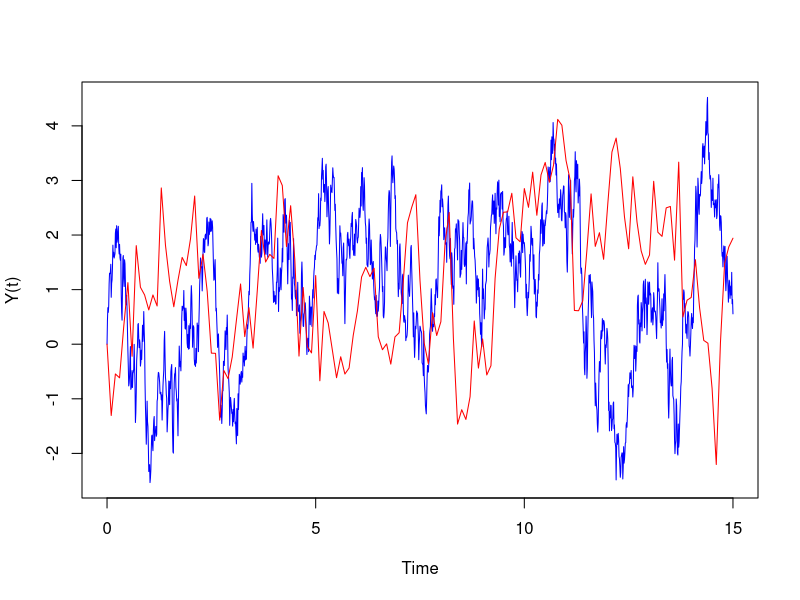
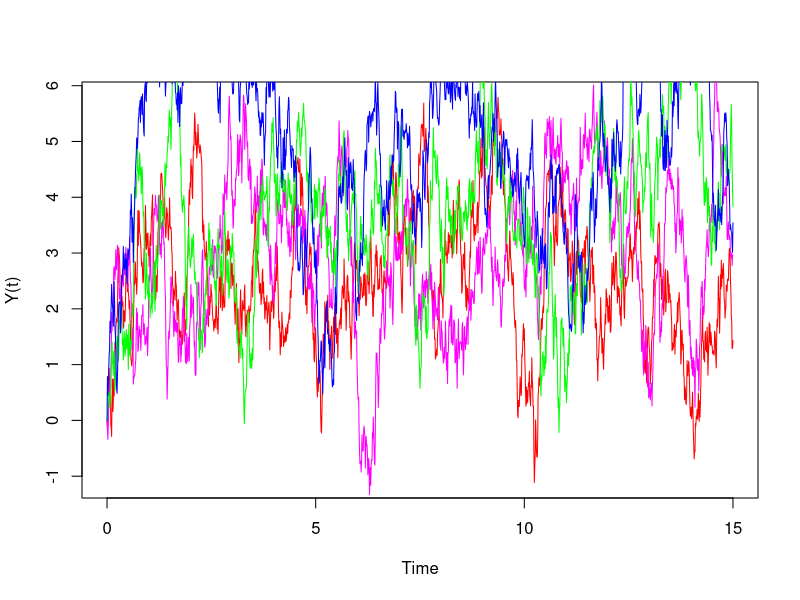
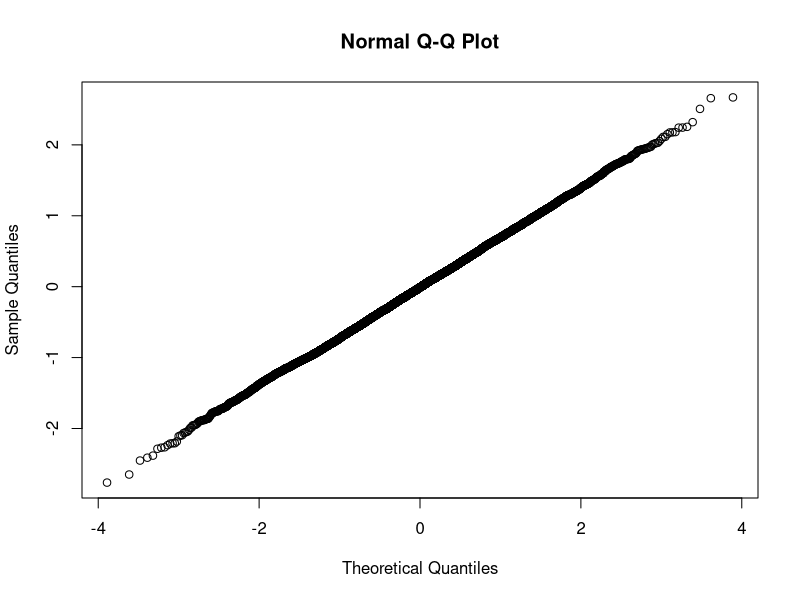
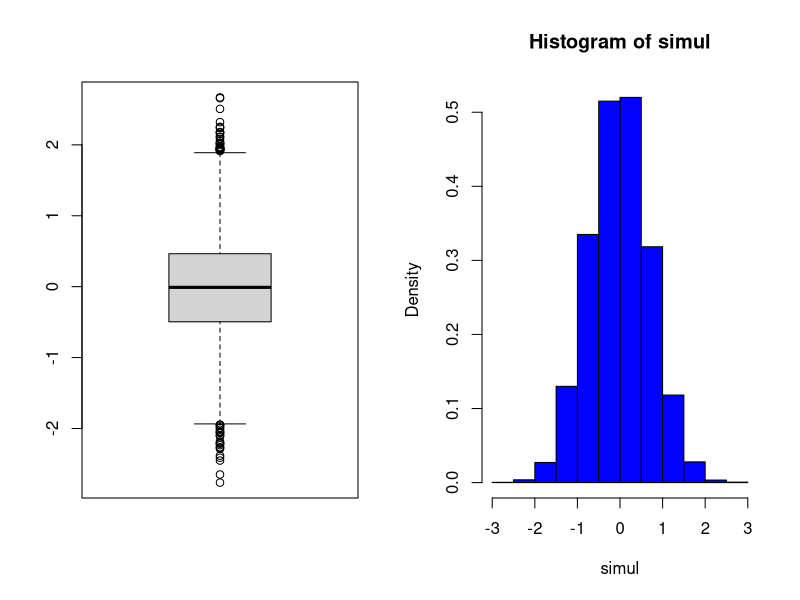
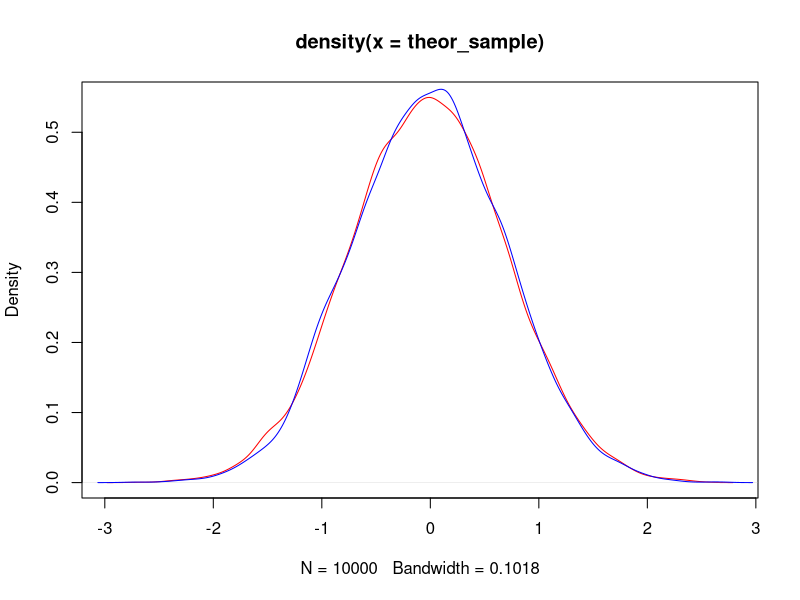

Recreate these plots in R, in order.
## Andrea Scalenghe
## Matteo Morabito


Yvariable <- function(beta, gamma, sigma, h) {
  Y<-vector()
  Y[1]<-0
  Z<-rnorm(T/h+1,mean=0,sd=sqrt(h))
  for(i in 2:(T/h+1)) Y[i]<- Y[i-1]-beta*(Y[i-1]-gamma)*h+sigma*Z[i-1]
  return(Y)
}

T<-15

Y_1<-Yvariable(2,1,3,0.01)
Y_2<-Yvariable(2,1,3,0.1)

plot(seq(0,T,0.01), Y_1, col = "blue", type = "l", xlab = "Time", ylab = "Y(t)")
lines(seq(0,T,0.1), Y_2, col = "red", type = "l")


X<-matrix(nrow = 1501, ncol = 4, byrow = FALSE)
g<-seq(2,5)
for(i in 2:5) {
  X[,i-1]<-Yvariable(2,i,3,0.01)
}

plot(seq(0,T,0.01), X[,1], type = "l", xlab = "Time", ylab = "Y(t)", col = "red")
lines(seq(0,T,0.01), X[,2], col = "magenta")
lines(seq(0,T,0.01), X[,3], col = "green")
lines(seq(0,T,0.01), X[,4], col = "blue")

#We can see that as gamma increases the value of the process also increases


beta<-1
gamma<-0
sigma<-1

#The theory states that Y(5) is distribuited as a normal random variable with 
#mean=0 and variance=(1-e^(-10))/2. I verify that simulating 10000 Y(5) and 
#analizing the results with the thoretical distribution.

T<-5

#Simulated random variable. We already prepare the random variable X_{2.5} for 
#the fourth exercise

simul<-c()
X_2dot5<-c()
for(i in 1:10000) {
  Y<-Yvariable(beta, gamma, sigma, 0.01)
  simul<-c(simul, Y[T/0.01+1])
  X_2dot5<-c(X_2dot5, Y[T/0.02+1])
}

simul_mean<-mean(simul)
simul_sd<-sd(simul)
#Theorical quantities

theor_mean<-gamma*(1-exp(-beta*T))
theor_sd<-sigma*sqrt(((1-exp(-2*beta*T))/(2*beta)))
theor_sample<-rnorm(10000,theor_mean,theor_sd)

#Descriptive analysis

mean_err<-abs(theor_mean-simul_mean)
sd_err<-abs(theor_sd-simul_sd)
print("Mean error of the simulated sample of size n=10000")
mean_err
print("Standard deviation error of the simulated sample of size n=10000")
sd_err

#We can also use the qqnorm function and plot an histogram and a boxplot of simul  
qqnorm(simul)
par(mfrow=c(1,2))
boxplot(simul)
hist(simul, freq = F, col = "blue")

#For a visually effective comparison we plot the two densities

par(mfrow=c(1,1))
plot(density(theor_sample), col = "red")
lines(density(simul), col = "blue")


X_5<-simul

P<-sum(X_5<X_2dot5)/10000
P 

